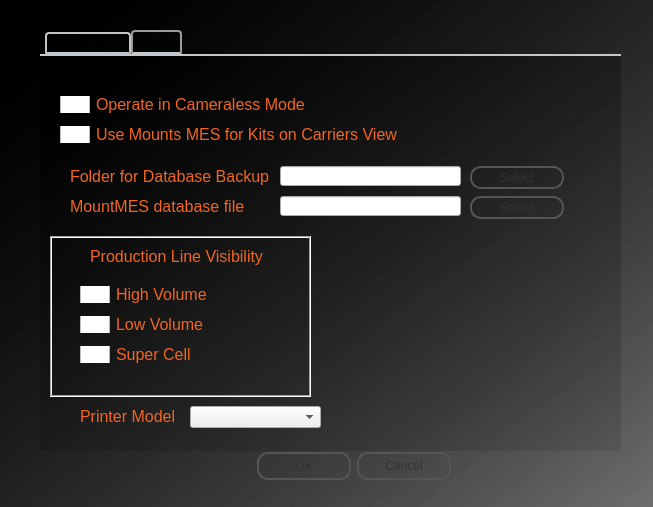
<?xml version="1.0" encoding="UTF-8"?>
<ui version="4.0">
 <class>Dialog</class>
 <widget class="QDialog" name="Dialog">
  <property name="geometry">
   <rect>
    <x>0</x>
    <y>0</y>
    <width>653</width>
    <height>507</height>
   </rect>
  </property>
  <property name="windowTitle">
   <string>Edit Preferences</string>
  </property>
  <property name="windowIcon">
   <iconset resource="../Main App/myrc.qrc">
    <normaloff>:/newPrefix/Resources/path2829.png</normaloff>:/newPrefix/Resources/path2829.png</iconset>
  </property>
  <property name="styleSheet">
   <string notr="true">QDialog {
background-color: qlineargradient(spread:pad, x1:1, y1:1, x2:0.057, y2:0.0681818, stop:0 rgba(81, 81, 81, 151), stop:0.98 rgba(0, 0, 0, 255));
background-image: url(:/newPrefix/Resources/dinpattern-stripe.gif);
}




 QTabWidget::pane { /* The tab widget frame */
     border-top: 2px solid #C2C7CB;
 }

 QTabWidget::tab-bar {
     left: 5px; /* move to the right by 5px */
 }






 QTabBar::tab {
     background: qlineargradient(x1: 0, y1: 0, x2: 0, y2: 1,
                                 stop: 0 #E1E1E1, stop: 0.4 #DDDDDD,
                                 stop: 0.5 #D8D8D8, stop: 1.0 #D3D3D3);
     border: 2px solid #C4C4C3;
     border-bottom-color: #C2C7CB; /* same as the pane color */
     border-top-left-radius: 4px;
     border-top-right-radius: 4px;
     min-width: 8ex;
     padding: 2px;
 }



QTabBar::tab:selected,QTabBar::tab:hover{
     background: qlineargradient(x1: 0, y1: 0, x2: 0, y2: 1,
                                 stop: 0 #fafafa, stop: 0.4 #f4f4f4,
                                 stop: 0.5 #e7e7e7, stop: 1.0 #fafafa);
}
 QTabBar::tab:selected {
     border-color: #9B9B9B;
     border-bottom-color: #C2C7CB; /* same as pane color */
 }

 QTabBar::tab:!selected {
     margin-top: 2px; /* make non-selected tabs look smaller */
 }



#tab,#tab_2,#tab_3 {
	font: 8pt &quot;Arial&quot;;
background-color:  qlineargradient(spread:pad, x1:1, y1:1, x2:0.057, y2:0.0681818, stop:0 rgba(81, 81, 81, 151), stop:0.98 rgba(0, 0, 0, 255));
background-image: url(:/newPrefix/Resources/dinpattern-stripe.gif);
}

QLabel,QRadioButton,QCheckBox {

color:#f26522;font: 75 10pt &quot;Arial&quot;;font-size:16px;

}


QCheckBox::indicator {
width: 30px;
height: 30px;
}

QPushButton{
	
	
font: 75 8pt &quot;Arial Black&quot;;
color: #333;
border: 2px solid #555;
border-radius: 11px;
padding: 5px;
background: qradialgradient(cx: 0.3, cy: -0.4,
fx: 0.3, fy: -0.4,
radius: 1.35, stop: 0 #fff, stop: 1 #888);
min-width: 80px;
	

}

QPushButton:hover {
background: qradialgradient(cx: 0.3, cy: -0.4,
fx: 0.3, fy: -0.4,
radius: 1.35, stop: 0 #fff, stop: 1 #bbb);
}

QPushButton:pressed  {

background: qradialgradient(cx: 0.4, cy: -0.1,
fx: 0.4, fy: -0.1,
radius: 1.35, stop: 0 #fff, stop: 1 #ddd);
}</string>
  </property>
  <widget class="QDialogButtonBox" name="buttonBox">
   <property name="geometry">
    <rect>
     <x>110</x>
     <y>450</y>
     <width>341</width>
     <height>32</height>
    </rect>
   </property>
   <property name="orientation">
    <enum>Qt::Horizontal</enum>
   </property>
   <property name="standardButtons">
    <set>QDialogButtonBox::Cancel|QDialogButtonBox::Ok</set>
   </property>
  </widget>
  <widget class="QTabWidget" name="tabWidget">
   <property name="geometry">
    <rect>
     <x>40</x>
     <y>30</y>
     <width>581</width>
     <height>421</height>
    </rect>
   </property>
   <property name="currentIndex">
    <number>1</number>
   </property>
   <widget class="QWidget" name="tab">
    <attribute name="title">
     <string>Serial Settings</string>
    </attribute>
    <widget class="QLabel" name="label_6">
     <property name="geometry">
      <rect>
       <x>100</x>
       <y>270</y>
       <width>46</width>
       <height>14</height>
      </rect>
     </property>
     <property name="text">
      <string>Parity</string>
     </property>
    </widget>
    <widget class="QLabel" name="label_3">
     <property name="geometry">
      <rect>
       <x>100</x>
       <y>140</y>
       <width>81</width>
       <height>16</height>
      </rect>
     </property>
     <property name="text">
      <string>Baud Rate</string>
     </property>
    </widget>
    <widget class="QLabel" name="label_4">
     <property name="geometry">
      <rect>
       <x>100</x>
       <y>180</y>
       <width>81</width>
       <height>16</height>
      </rect>
     </property>
     <property name="text">
      <string>Data Bits</string>
     </property>
    </widget>
    <widget class="QComboBox" name="comboBox_2">
     <property name="geometry">
      <rect>
       <x>190</x>
       <y>270</y>
       <width>69</width>
       <height>22</height>
      </rect>
     </property>
    </widget>
    <widget class="QComboBox" name="comboBox_3">
     <property name="geometry">
      <rect>
       <x>330</x>
       <y>270</y>
       <width>69</width>
       <height>22</height>
      </rect>
     </property>
    </widget>
    <widget class="QLabel" name="label_5">
     <property name="geometry">
      <rect>
       <x>100</x>
       <y>230</y>
       <width>71</width>
       <height>16</height>
      </rect>
     </property>
     <property name="text">
      <string>Stop Bit</string>
     </property>
    </widget>
    <widget class="QLabel" name="label">
     <property name="geometry">
      <rect>
       <x>210</x>
       <y>40</y>
       <width>46</width>
       <height>21</height>
      </rect>
     </property>
     <property name="text">
      <string>Printer</string>
     </property>
    </widget>
    <widget class="QLabel" name="label_2">
     <property name="geometry">
      <rect>
       <x>350</x>
       <y>40</y>
       <width>46</width>
       <height>14</height>
      </rect>
     </property>
     <property name="text">
      <string>Scale</string>
     </property>
    </widget>
    <widget class="QLabel" name="label_7">
     <property name="geometry">
      <rect>
       <x>100</x>
       <y>90</y>
       <width>81</width>
       <height>16</height>
      </rect>
     </property>
     <property name="text">
      <string>Serial Port</string>
     </property>
    </widget>
    <widget class="QComboBox" name="comboBox">
     <property name="geometry">
      <rect>
       <x>190</x>
       <y>140</y>
       <width>121</width>
       <height>22</height>
      </rect>
     </property>
    </widget>
    <widget class="QComboBox" name="comboBox_4">
     <property name="geometry">
      <rect>
       <x>330</x>
       <y>140</y>
       <width>121</width>
       <height>22</height>
      </rect>
     </property>
    </widget>
    <widget class="QComboBox" name="comboBox_5">
     <property name="geometry">
      <rect>
       <x>190</x>
       <y>180</y>
       <width>121</width>
       <height>22</height>
      </rect>
     </property>
    </widget>
    <widget class="QComboBox" name="comboBox_6">
     <property name="geometry">
      <rect>
       <x>330</x>
       <y>180</y>
       <width>121</width>
       <height>22</height>
      </rect>
     </property>
    </widget>
    <widget class="QComboBox" name="comboBox_7">
     <property name="geometry">
      <rect>
       <x>190</x>
       <y>220</y>
       <width>121</width>
       <height>22</height>
      </rect>
     </property>
    </widget>
    <widget class="QComboBox" name="comboBox_8">
     <property name="geometry">
      <rect>
       <x>330</x>
       <y>220</y>
       <width>121</width>
       <height>22</height>
      </rect>
     </property>
    </widget>
    <widget class="QComboBox" name="comboBox_9">
     <property name="geometry">
      <rect>
       <x>190</x>
       <y>90</y>
       <width>121</width>
       <height>22</height>
      </rect>
     </property>
    </widget>
    <widget class="QComboBox" name="comboBox_10">
     <property name="geometry">
      <rect>
       <x>330</x>
       <y>90</y>
       <width>121</width>
       <height>22</height>
      </rect>
     </property>
    </widget>
   </widget>
   <widget class="QWidget" name="tab_2">
    <attribute name="title">
     <string>General</string>
    </attribute>
    <widget class="QCheckBox" name="checkBox">
     <property name="geometry">
      <rect>
       <x>20</x>
       <y>40</y>
       <width>261</width>
       <height>17</height>
      </rect>
     </property>
     <property name="text">
      <string>Operate in Cameraless Mode</string>
     </property>
    </widget>
    <widget class="QFrame" name="frame">
     <property name="geometry">
      <rect>
       <x>10</x>
       <y>180</y>
       <width>261</width>
       <height>161</height>
      </rect>
     </property>
     <property name="frameShape">
      <enum>QFrame::Box</enum>
     </property>
     <property name="frameShadow">
      <enum>QFrame::Sunken</enum>
     </property>
     <widget class="QLabel" name="label_9">
      <property name="geometry">
       <rect>
        <x>40</x>
        <y>10</y>
        <width>181</width>
        <height>20</height>
       </rect>
      </property>
      <property name="text">
       <string>Production Line Visibility</string>
      </property>
     </widget>
     <widget class="QCheckBox" name="checkBox_2">
      <property name="geometry">
       <rect>
        <x>30</x>
        <y>50</y>
        <width>161</width>
        <height>17</height>
       </rect>
      </property>
      <property name="text">
       <string>High Volume</string>
      </property>
     </widget>
     <widget class="QCheckBox" name="checkBox_3">
      <property name="geometry">
       <rect>
        <x>30</x>
        <y>80</y>
        <width>161</width>
        <height>17</height>
       </rect>
      </property>
      <property name="text">
       <string>Low Volume</string>
      </property>
     </widget>
     <widget class="QCheckBox" name="checkBox_4">
      <property name="geometry">
       <rect>
        <x>30</x>
        <y>110</y>
        <width>161</width>
        <height>17</height>
       </rect>
      </property>
      <property name="text">
       <string>Super Cell</string>
      </property>
     </widget>
    </widget>
    <widget class="QComboBox" name="comboBox_11">
     <property name="geometry">
      <rect>
       <x>150</x>
       <y>350</y>
       <width>131</width>
       <height>22</height>
      </rect>
     </property>
    </widget>
    <widget class="QLabel" name="label_11">
     <property name="geometry">
      <rect>
       <x>40</x>
       <y>350</y>
       <width>101</width>
       <height>20</height>
      </rect>
     </property>
     <property name="text">
      <string>Printer Model</string>
     </property>
    </widget>
    <widget class="QCheckBox" name="checkBox_5">
     <property name="geometry">
      <rect>
       <x>20</x>
       <y>70</y>
       <width>341</width>
       <height>17</height>
      </rect>
     </property>
     <property name="text">
      <string>Use Mounts MES for Kits on Carriers View</string>
     </property>
    </widget>
    <widget class="QPushButton" name="pushButton_2">
     <property name="geometry">
      <rect>
       <x>430</x>
       <y>140</y>
       <width>94</width>
       <height>23</height>
      </rect>
     </property>
     <property name="text">
      <string>Select</string>
     </property>
    </widget>
    <widget class="QLineEdit" name="lineEdit">
     <property name="geometry">
      <rect>
       <x>240</x>
       <y>110</y>
       <width>181</width>
       <height>20</height>
      </rect>
     </property>
    </widget>
    <widget class="QPushButton" name="pushButton">
     <property name="geometry">
      <rect>
       <x>430</x>
       <y>110</y>
       <width>94</width>
       <height>23</height>
      </rect>
     </property>
     <property name="text">
      <string>Select</string>
     </property>
    </widget>
    <widget class="QLineEdit" name="lineEdit_2">
     <property name="geometry">
      <rect>
       <x>240</x>
       <y>140</y>
       <width>181</width>
       <height>20</height>
      </rect>
     </property>
     <property name="text">
      <string/>
     </property>
    </widget>
    <widget class="QLabel" name="label_12">
     <property name="geometry">
      <rect>
       <x>30</x>
       <y>140</y>
       <width>201</width>
       <height>20</height>
      </rect>
     </property>
     <property name="text">
      <string>MountMES database file </string>
     </property>
    </widget>
    <widget class="QLabel" name="label_10">
     <property name="geometry">
      <rect>
       <x>30</x>
       <y>110</y>
       <width>201</width>
       <height>20</height>
      </rect>
     </property>
     <property name="text">
      <string>Folder for Database Backup</string>
     </property>
    </widget>
   </widget>
  </widget>
 </widget>
 <resources>
  <include location="../Main App/myrc.qrc"/>
 </resources>
 <connections>
  <connection>
   <sender>buttonBox</sender>
   <signal>accepted()</signal>
   <receiver>Dialog</receiver>
   <slot>accept()</slot>
   <hints>
    <hint type="sourcelabel">
     <x>248</x>
     <y>254</y>
    </hint>
    <hint type="destinationlabel">
     <x>157</x>
     <y>274</y>
    </hint>
   </hints>
  </connection>
  <connection>
   <sender>buttonBox</sender>
   <signal>rejected()</signal>
   <receiver>Dialog</receiver>
   <slot>reject()</slot>
   <hints>
    <hint type="sourcelabel">
     <x>316</x>
     <y>260</y>
    </hint>
    <hint type="destinationlabel">
     <x>286</x>
     <y>274</y>
    </hint>
   </hints>
  </connection>
 </connections>
</ui>
